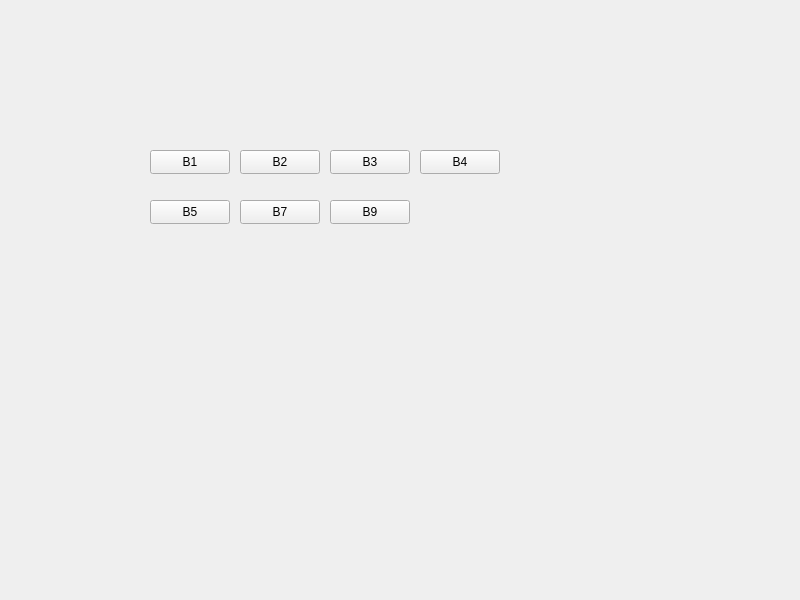
<?xml version="1.0" encoding="UTF-8"?>
<ui version="4.0">
 <class>Widget</class>
 <widget class="QWidget" name="Widget">
  <property name="geometry">
   <rect>
    <x>0</x>
    <y>0</y>
    <width>800</width>
    <height>600</height>
   </rect>
  </property>
  <property name="windowTitle">
   <string>Widget</string>
  </property>
  <widget class="QPushButton" name="button1">
   <property name="geometry">
    <rect>
     <x>150</x>
     <y>150</y>
     <width>80</width>
     <height>24</height>
    </rect>
   </property>
   <property name="text">
    <string>B1</string>
   </property>
  </widget>
  <widget class="QPushButton" name="button2">
   <property name="geometry">
    <rect>
     <x>240</x>
     <y>150</y>
     <width>80</width>
     <height>24</height>
    </rect>
   </property>
   <property name="text">
    <string>B2</string>
   </property>
  </widget>
  <widget class="QPushButton" name="button3">
   <property name="geometry">
    <rect>
     <x>330</x>
     <y>150</y>
     <width>80</width>
     <height>24</height>
    </rect>
   </property>
   <property name="sizePolicy">
    <sizepolicy hsizetype="Minimum" vsizetype="Fixed">
     <horstretch>0</horstretch>
     <verstretch>0</verstretch>
    </sizepolicy>
   </property>
   <property name="text">
    <string>B3</string>
   </property>
  </widget>
  <widget class="QPushButton" name="button4">
   <property name="geometry">
    <rect>
     <x>420</x>
     <y>150</y>
     <width>80</width>
     <height>24</height>
    </rect>
   </property>
   <property name="text">
    <string>B4</string>
   </property>
  </widget>
  <widget class="QPushButton" name="button5">
   <property name="geometry">
    <rect>
     <x>150</x>
     <y>200</y>
     <width>80</width>
     <height>24</height>
    </rect>
   </property>
   <property name="text">
    <string>B5</string>
   </property>
  </widget>
  <widget class="QPushButton" name="button7">
   <property name="geometry">
    <rect>
     <x>240</x>
     <y>200</y>
     <width>80</width>
     <height>24</height>
    </rect>
   </property>
   <property name="text">
    <string>B7</string>
   </property>
  </widget>
  <widget class="QPushButton" name="button9">
   <property name="geometry">
    <rect>
     <x>330</x>
     <y>200</y>
     <width>80</width>
     <height>24</height>
    </rect>
   </property>
   <property name="text">
    <string>B9</string>
   </property>
  </widget>
 </widget>
 <resources/>
 <connections/>
</ui>
